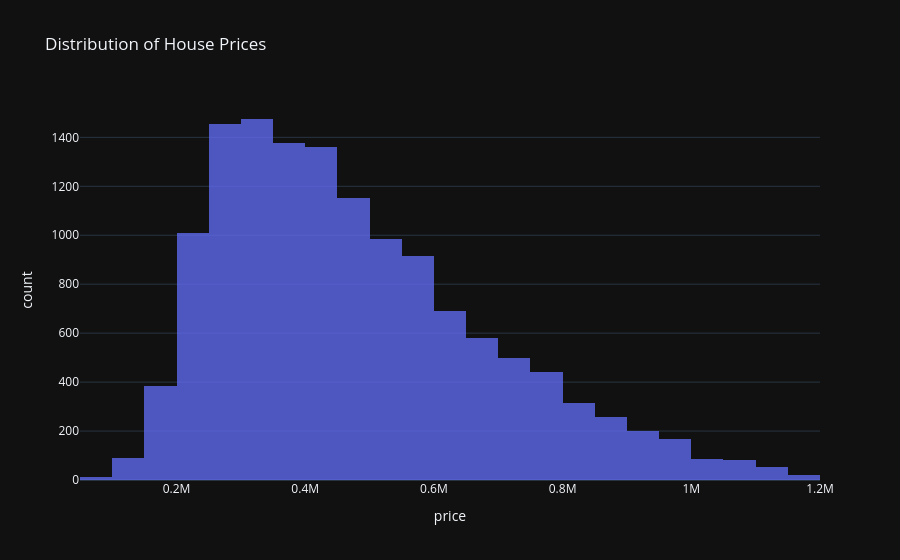

Notebook code cell kept with this figure:
### Code cell
# Create a histogram to visualize the distribution
fig = px.histogram(df, x='price', nbins=30, title='Distribution of House Prices',
                   labels={'House Price': 'Price ($)'}, opacity=0.75)
fig.show()

### Figure 1 — Plotly figure (JSON) as saved in the notebook; plotly's stock layout.template omitted (floating-point values rounded to 4 significant figures; data arrays with more than 128 entries replaced by an {"elided": "..."} marker saying what was removed)
{"data": [{"alignmentgroup": "True", "bingroup": "x", "hovertemplate": "price=%{x}<br>count=%{y}<extra></extra>", "legendgroup": "", "marker": {"color": "#636efa", "opacity": 0.75, "pattern": {"shape": ""}}, "name": "", "nbinsx": 30, "offsetgroup": "", "orientation": "v", "showlegend": false, "x": {"elided": "13603 float values"}, "xaxis": "x", "yaxis": "y", "type": "histogram"}], "layout": {"xaxis": {"anchor": "y", "domain": [0.0, 1.0], "title": {"text": "price"}}, "yaxis": {"anchor": "x", "domain": [0.0, 1.0], "title": {"text": "count"}}, "legend": {"tracegroupgap": 0}, "title": {"text": "Distribution of House Prices"}, "barmode": "relative"}}
